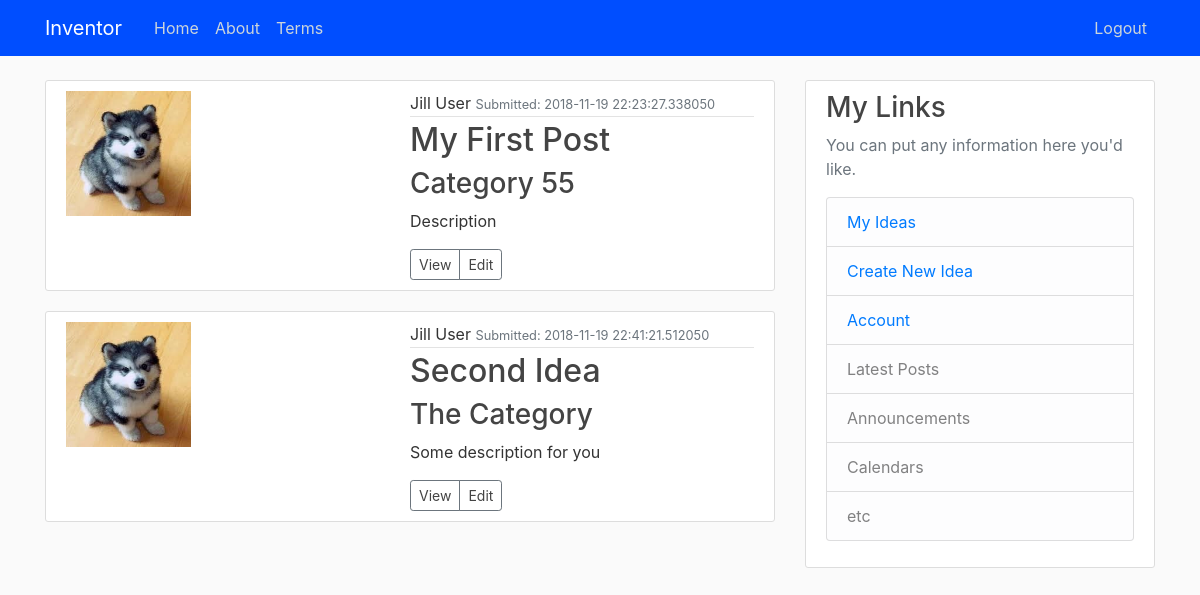
The app's page /home (signed in), older data.
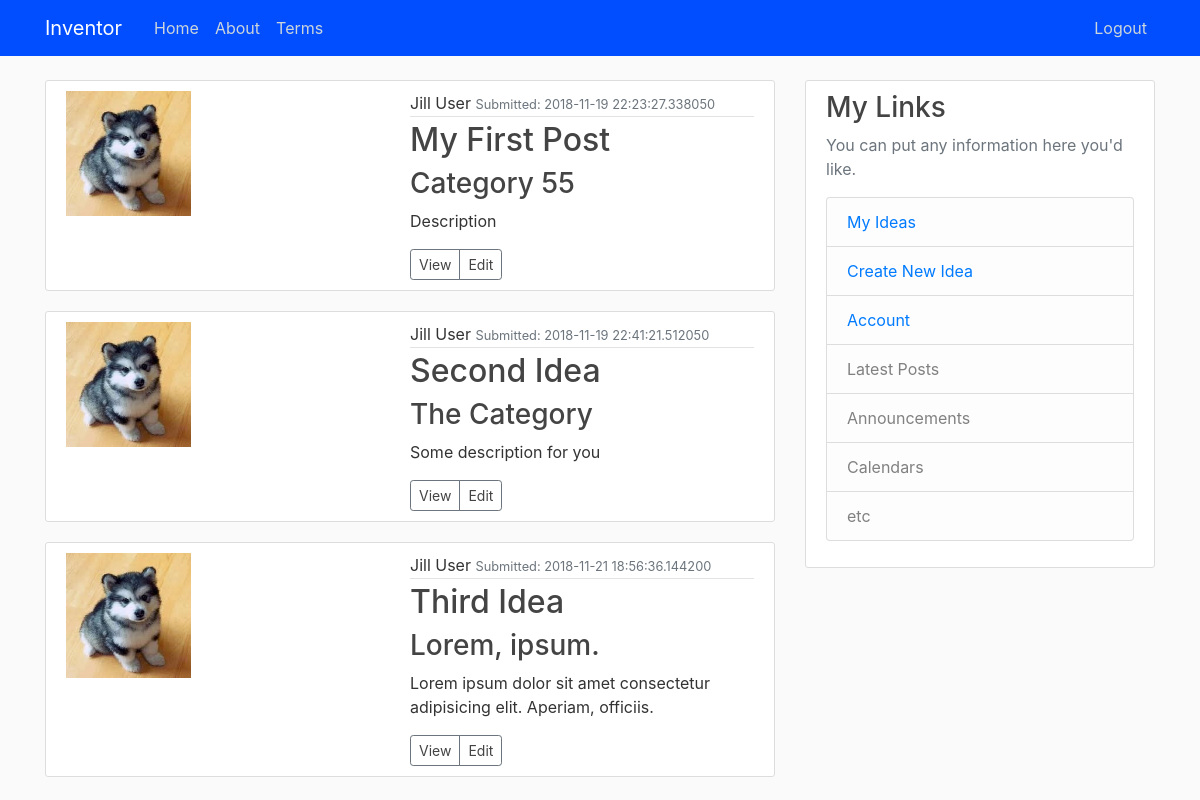
The same page, newer data.
### inventor/models.py (models this page shows, shortened)
class Idea(db.Model):
    id = db.Column(db.Integer, primary_key=True)
    title = db.Column(db.String(64), nullable=False)
    description = db.Column(db.Text, nullable=False)
    category = db.Column(db.String(64), nullable=False)
    company = db.Column(db.String(64), nullable=False)
    featured_image = db.Column(db.String(20), nullable=False, default='default_image.jpg')
    secondary_image = db.Column(db.String(20), nullable=False, default='default_image.jpg')
    primary_document = db.Column(db.String(20))
    secondary_document = db.Column(db.String(20))
    date_created = db.Column(db.DateTime, nullable=False, default=datetime.utcnow)
    user_id = db.Column(db.Integer, db.ForeignKey('user.id'), nullable=False)

class User(db.Model, UserMixin):
    id = db.Column(db.Integer, primary_key=True)
    first_name = db.Column(db.String(64), nullable=False)
    last_name = db.Column(db.String(64), nullable=False)
    email = db.Column(db.String(120), nullable=False, unique=True)
    password = db.Column(db.String(64), nullable=False)
    address1 = db.Column(db.String(120))
    address2 = db.Column(db.String(120))
    city = db.Column(db.String(60))
    state = db.Column(db.String(60))
    postal_code = db.Column(db.String(15))
    country = db.Column(db.String(120))
    phone = db.Column(db.String(20))
    role = db.Column(db.Integer, nullable=False, default=0)
    profile_image = db.Column(db.String(20), nullable=False, default='default.jpg')
    nda = db.Column(db.Integer, nullable=False, default=0)
    date_created = db.Column(db.DateTime, nullable=False, default=datetime.utcnow)
    ideas = db.relationship('Idea', backref='inventor', lazy=True)

### inventor/routes.py (the view)
@app.route('/home')
@login_required
def home():
    ideas = Idea.query.filter_by(user_id=current_user.id).all()
    return render_template('home.html', ideas=ideas)

### inventor/models.py (called while the page is built)
@login_manager.user_loader
def load_user(user_id):
    return User.query.get(int(user_id))

### inventor/templates/home.html
{% extends 'layout.html' %}
{% block content %}
   {% for idea in ideas %}
    <article class="media content-section">
      <div class="media-body">
          <img class="idea-img" src="{{ url_for('static', filename='profile_pics/' + idea.featured_image) }}">
      </div>
      <div class="media-body">
        <div class="article-metadata">
          {{ idea.inventor.first_name }} {{ idea.inventor.last_name }}
          <small class="text-muted">Submitted: {{ idea.date_created }}</small>
        </div>
        <h2><a class="article-title" href="{{ url_for('view_idea', id=idea.id) }}">{{ idea.title }}</a></h2>
          <h3 class="article-title">{{ idea.category }}</h3>
        <p class="article-content">{{ idea.description }}</p>
        <div class="btn-group">
            <button type="button" class="btn btn-sm btn-outline-secondary"><a class="article-title" href="{{ url_for('view_idea', id=idea.id) }}">View</a></button>
            <button type="button" class="btn btn-sm btn-outline-secondary"><a class="article-title" href="{{ url_for('edit_idea', id=idea.id) }}">Edit</a></button>
          </div>
      </div>
    </article>
{%  endfor %}
{% endblock content %}

### inventor/templates/layout.html (shortened to what this page needs)
<!doctype html>
<html lang="en">
<head>
    <link rel="stylesheet" href="https://stackpath.bootstrapcdn.com/bootstrap/4.1.3/css/bootstrap.min.css">
    <link rel="stylesheet" href="{{ url_for('static', filename='styles.css') }}">
</head>
<body>
<header class="site-header">
  <nav class="navbar navbar-expand-md navbar-dark bg-steel fixed-top">
    <div class="container">
      <a class="navbar-brand mr-4" href="/">Inventor</a>
      <div class="collapse navbar-collapse" id="navbarToggle">
        <div class="navbar-nav mr-auto">
          <a class="nav-item nav-link" href="/">Home</a>
          <a class="nav-item nav-link" href="/about">About</a>
            <a class="nav-item nav-link" href="/terms">Terms</a>
        </div>
        <div class="navbar-nav">
          {% if current_user.is_authenticated %}
            <a class="nav-item nav-link" href="{{ url_for('logout') }}">Logout</a>
          {% else %}
            <a class="nav-item nav-link" href="{{ url_for('login') }}">Login</a>
            <a class="nav-item nav-link" href="{{ url_for('register') }}">Register</a>
          {% endif %}
        </div>
      </div>
    </div>
  </nav>
</header>
<main role="main" class="container">
  <div class="row">
    <div class="col-md-8">
      {% block content %}{% endblock %}
    </div>
    <div class="col-md-4">
      <div class="content-section">
        <h3>My Links</h3>
        <p class='text-muted'>You can put any information here you'd like.
          <ul class="list-group">
              {% if current_user.is_authenticated %}
              <li class="list-group-item list-group-item-light"><a href="{{ url_for('home') }}">My Ideas</a></li>
              <li class="list-group-item list-group-item-light"><a href="{{ url_for('new_idea') }}">Create New Idea</a></li>
              <li class="list-group-item list-group-item-light"><a href="{{ url_for('account') }}">Account</a></li>
              {% endif %}
            <li class="list-group-item list-group-item-light">Latest Posts</li>
            <li class="list-group-item list-group-item-light">Announcements</li>
            <li class="list-group-item list-group-item-light">Calendars</li>
            <li class="list-group-item list-group-item-light">etc</li>
          </ul>
        </p>
      </div>
    </div>
  </div>
</main>
</body>
</html>

### inventor/static/styles.css (style rules this page uses)
body { background: #fafafa; color: #333333; margin-top: 5rem; }
h1, h2, h3, h4, h5, h6 { color: #444444; }
.bg-steel { background-color: #004eff; }
.site-header .navbar-nav .nav-link { color: #cbd5db; }
.content-section { background: #ffffff; padding: 10px 20px; border: 1px solid #dddddd; border-radius: 3px; margin-bottom: 20px; }
.article-title { color: #444444; }
.article-content { white-space: pre-line; }
.article-metadata { padding-bottom: 1px; margin-bottom: 4px; border-bottom: 1px solid #e3e3e3 }
.idea-img { height: 125px; width: 125px; margin-right: 20px; margin-bottom: 5px; }

Row changes from the older to the newer data that the page shows:
added Idea: featured_image (placeholder picture), inventor.first_name "Jill", inventor.last_name "User", date_created "2018-11-21 18:56:36.144200", title "Third Idea", category "Lorem, ipsum.", description "Lorem ipsum dolor sit amet consectetur adipisicing elit. Aperiam, officiis."
